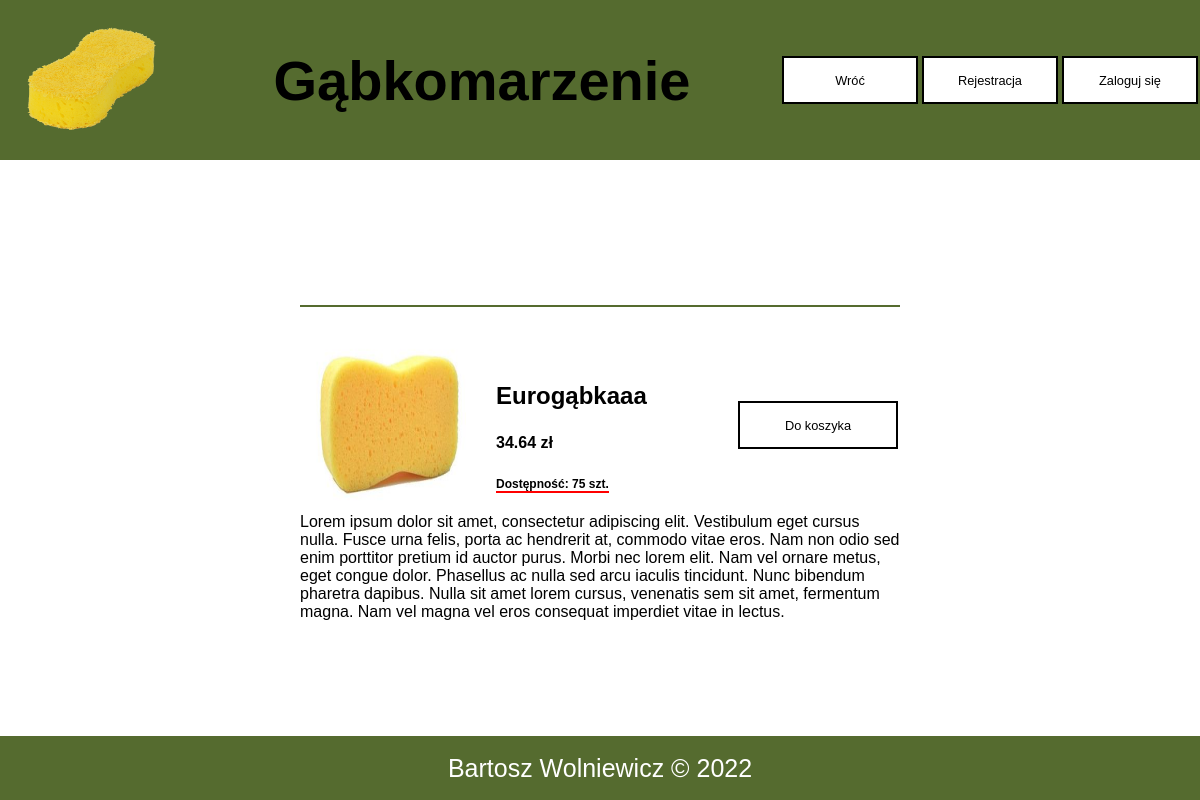
Before: /sites/produkt.php?id=1 with the older database file.
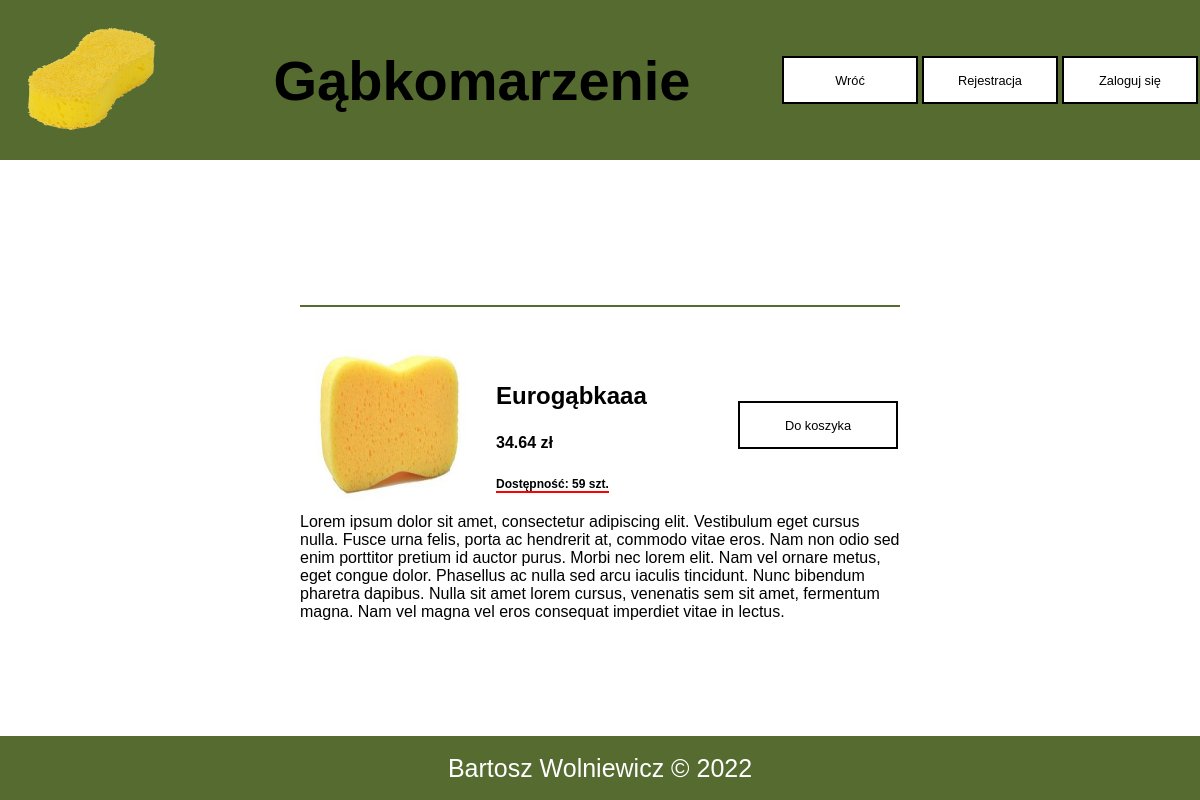
After: the same page with the newer database file.
### tables this page shows
CREATE TABLE `produkty` (
  `id` int(11) NOT NULL,
  `nazwa` varchar(250) NOT NULL,
  `zdjecie` varchar(50) NOT NULL,
  `cena` decimal(10,2) NOT NULL,
  `ilosc_magazyn` int(11) DEFAULT NULL,
  `widoczny` tinyint(1) DEFAULT NULL
);

### sites/produkt.php (the view, shortened to what this page needs)
<?php
function pokaz_produkt($id){
    $conn = new mysqli('localhost', 'root', '', 'passwd_hash');
      $sql = "select nazwa, zdjecie, cena, ilosc_magazyn from produkty where id=$id";
      $res = $conn->query($sql);
      while($produkt = $res->fetch_assoc()){
        echo <<< OPOLE
        <div class=produktsingle>
            <div class=zwijaj>
                <img class=bigimg src=../images/$produkt[zdjecie] alt=$produkt[nazwa]>
                <div>
                    <h3>$produkt[nazwa]</h3>
                    <h4>$produkt[cena] zł</h4>
                    <h5 class=ilosc_mag>Dostępność: <span class=sztuki>$produkt[ilosc_magazyn]</span> szt.</h5>
                </div>
            </div>
            <div>
                <a class=button href=produkt.php?action=koszyk&id=$id><div>Do koszyka</div></a>
            </div>
      </div>
      <div class=opis>Lorem ipsum dolor sit amet, consectetur adipiscing elit. Vestibulum eget cursus nulla. Fusce urna felis, porta ac hendrerit at, commodo vitae eros. Nam non odio sed enim porttitor pretium id auctor purus. Morbi nec lorem elit. Nam vel ornare metus, eget congue dolor. Phasellus ac nulla sed arcu iaculis tincidunt. Nunc bibendum pharetra dapibus. Nulla sit amet lorem cursus, venenatis sem sit amet, fermentum magna. Nam vel magna vel eros consequat imperdiet vitae in lectus.</div>
OPOLE;
      }
}
?>
<!DOCTYPE html>
<html lang="pl" dir="ltr">
  <head>
    <link rel="stylesheet" href="../styl.css">
  </head>
  <body>
    <header>
      <a href="../index.php"><img src="../images/logo.png" id="logo" alt="logo"></a>
      <h1>Gąbkomarzenie</h1>
      <div id="nazwa">
      </div>
    </header>
    <div id="content" class="sameheight">
<?php
if(isset($_GET['rola'])){
  if($_GET['rola']=="admin"){
    echo "<script>document.getElementById('nazwa').innerHTML = '<a class=button href=../admin/zamowienia_wew.php?rola=admin><div>Zamówienia</div></a><a class=button href=../admin/uzytkownicy.php><div>Użytkownicy</div></a><a class=button href=../admin/produkty.php?rola=admin><div>Produkty</div></a></a><a class=button href=../admin/administrator.php><div>Wróć</div></a><a class=button href=../index.php?action=out><div>Wyloguj się</div></a>'</script>";
  }
  elseif($_GET['rola']=="manager"){
    echo "<script>document.getElementById('nazwa').innerHTML = '<a class=button href=../admin/zamowienia_wew.php?rola=manager><div>Zamówienia</div></a><a class=button href=../admin/produkty.php?rola=manager><div>Produkty</div></a></a><a class=button href=../admin/manager.php><div>Wróć</div></a><a class=button href=../index.php?action=out><div>Wyloguj się</div></a>'</script>";
  }
  pokaz_produkt_nobuy($_GET['id']);
}
else{
  pokaz_produkt($_GET['id']);
}
?>
    </div>
    <footer>Bartosz Wolniewicz &copy; 2022</footer>
  </body>
</html>

Changed rows visible on the page:
changed produkty "Eurogąbkaaa": ilosc_magazyn "75" → "59"
